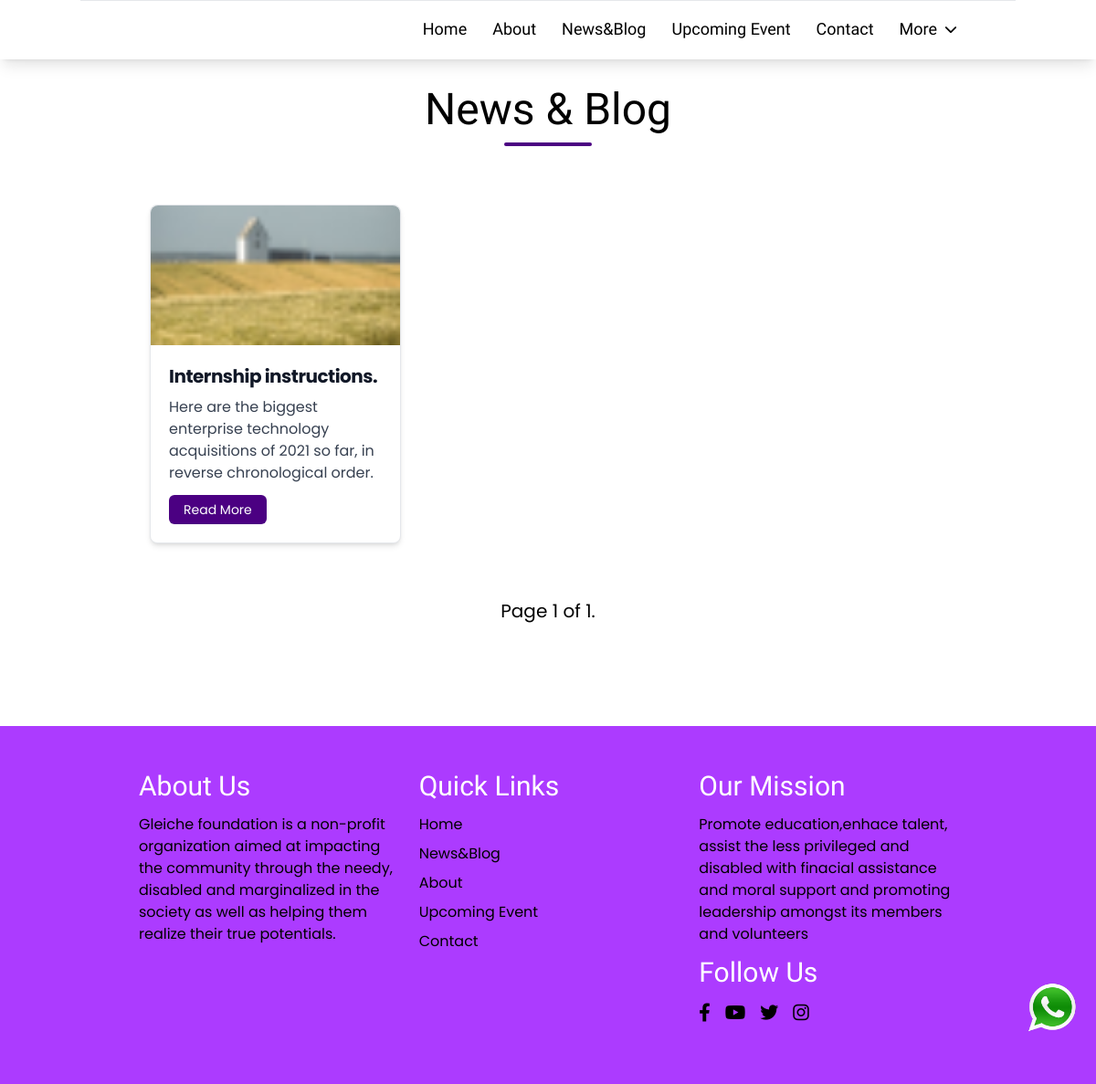
Before: /news_blog/ with the older database file.
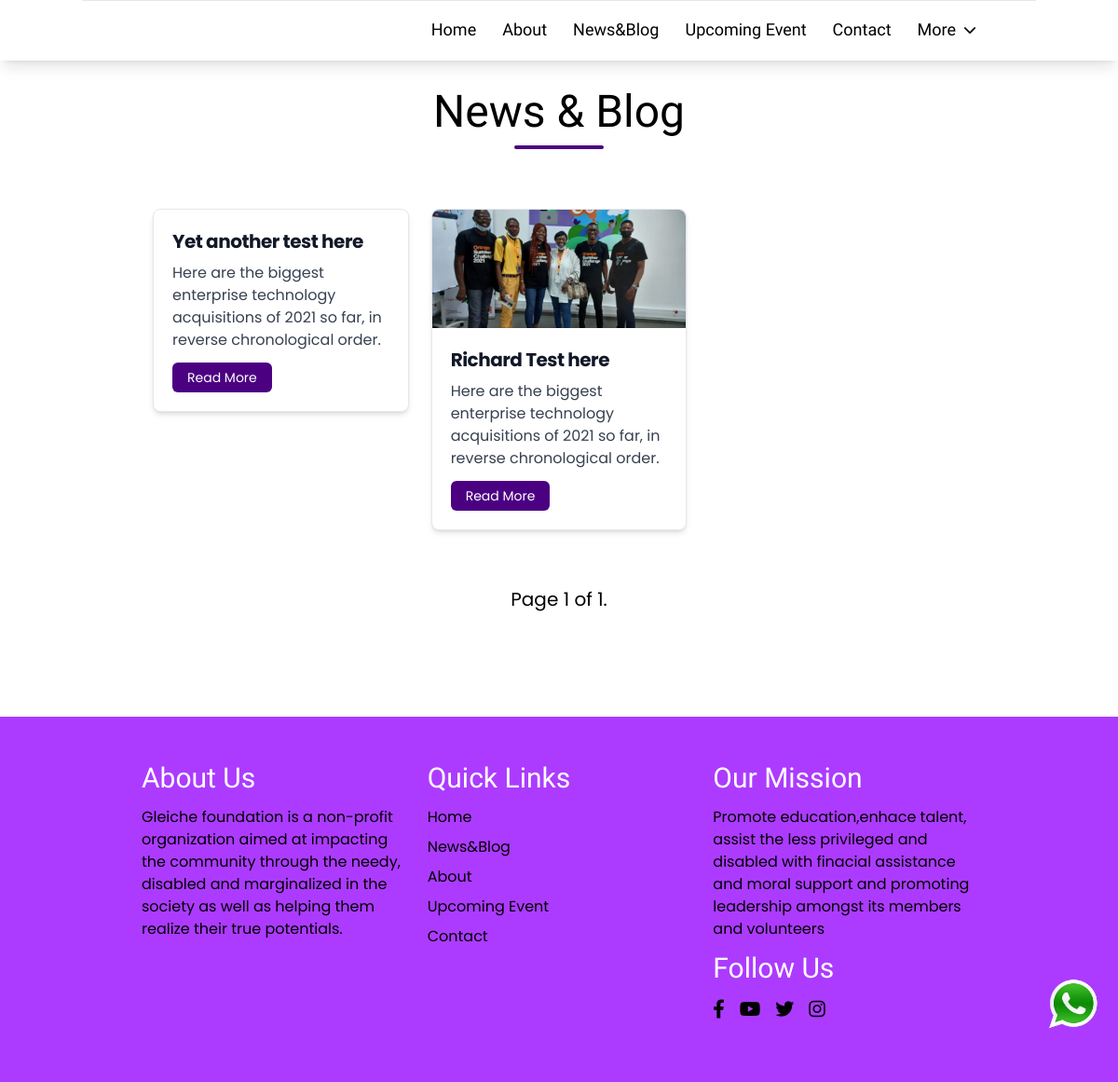
After: the same page with the newer database file.
### backend/models.py (models this page shows, shortened)
class NewsBlog(models.Model):
    title = models.CharField(max_length=200, null=False)
    content = models.TextField()
    image = models.ImageField(upload_to=news_upload_to_dir, default=default_gleiche_banner_image ,blank=True)
    publish = models.BooleanField(default=False)
    allow_public_comments = models.BooleanField(default=False,)
    user_comment = models.TextField(null=True,blank=True)
    date_created = models.DateTimeField(auto_now_add=True)
    slug = AutoSlugField(populate_from='title', unique_with='date_created__month')
    class Meta:
        verbose_name = 'news_blog'
        verbose_name_plural = 'news_blogs'
        ordering = ('-date_created',)

### frontend/views.py (the view)
# urls.py: path('news_blog/', views.news_blog, name="system_news_blog"),
def news_blog(request):
    news_blog = NewsBlog.objects.filter(publish=1).order_by('-date_created')
    paginator = Paginator(news_blog, 3)
    page_number = request.GET.get('page')
    paged_news_objs = paginator.get_page(page_number)
    data = {
        'news_blogs':paged_news_objs
    }
    return render(request, "frontend/news.html", data)

### frontend/templates/frontend/news.html (shortened to what this page needs)
{% extends 'frontend/main.html' %}
{% load static %}
{% block content %}
<div class="container py-6 md:py-12 flex flex-col gap-4">
    <div class="flex flex-col items-center gap-3">
        <span class="font-patrick-hand text-3xl md:text-4xl lg:text-5xl">News & Blog</span>
        <div class="w-24 h-1 bg-primary rounded-md"></div>
    </div>
    <div class="py-12">
        <div class="w-full flex flex-wrap">
            {% for item in news_blogs %}
                {% include 'frontend/components/news_item.html' with item=item  %}
            {% endfor %}
        </div>
        <div class="pagination flex items-center justify-center w-full mt-10">
            <div class="flex-col items-center justify-center w-full">
                <div class="flex justify-center mb-4 text-lg md:text-xl">
                    Page {{ news_blogs.number }} of {{ news_blogs.paginator.num_pages }}.
                </div>
            </div>
        </div>
    </div>
</div>
{% endblock %}

### frontend/templates/frontend/components/news_item.html
<div class="w-full lg:w-4/12 px-0 lg:px-3">
    <a href="{% url 'read_news_blog' item.id item.slug %}">
        <div class="bg-white shadow-md border border-gray-200 rounded-lg mb-5">
            <img class="rounded-t-lg w-full" src="/static/images/{{item.image.url}}" alt="">
            <div class="p-5">
                <h5 class="text-gray-900 font-semibold  md:font-bold text-lg lg:text-xl tracking-tight mb-2">
                    {{item.title}}</h5>
                <p class="font-normal text-gray-700 mb-3 text-sm md:text-base">Here are the biggest enterprise
                    technology
                    acquisitions of 2021 so far, in reverse chronological order.</p>
                <a href="{% url 'read_news_blog' item.id item.slug %}"
                    class="inline-block px-4 py-1.5 bg-primary hover:bg-primary-200 hover:shadow-2xl transition-all rounded-md text-white text-sm">
                    Read More
                </a>
            </div>
        </div>
    </a>
</div>

Changed rows visible on the page:
removed NewsBlog: image (picture), title "Internship instructions."
added NewsBlog: title "Yet another test here"
added NewsBlog: image (picture), title "Richard Test here"
